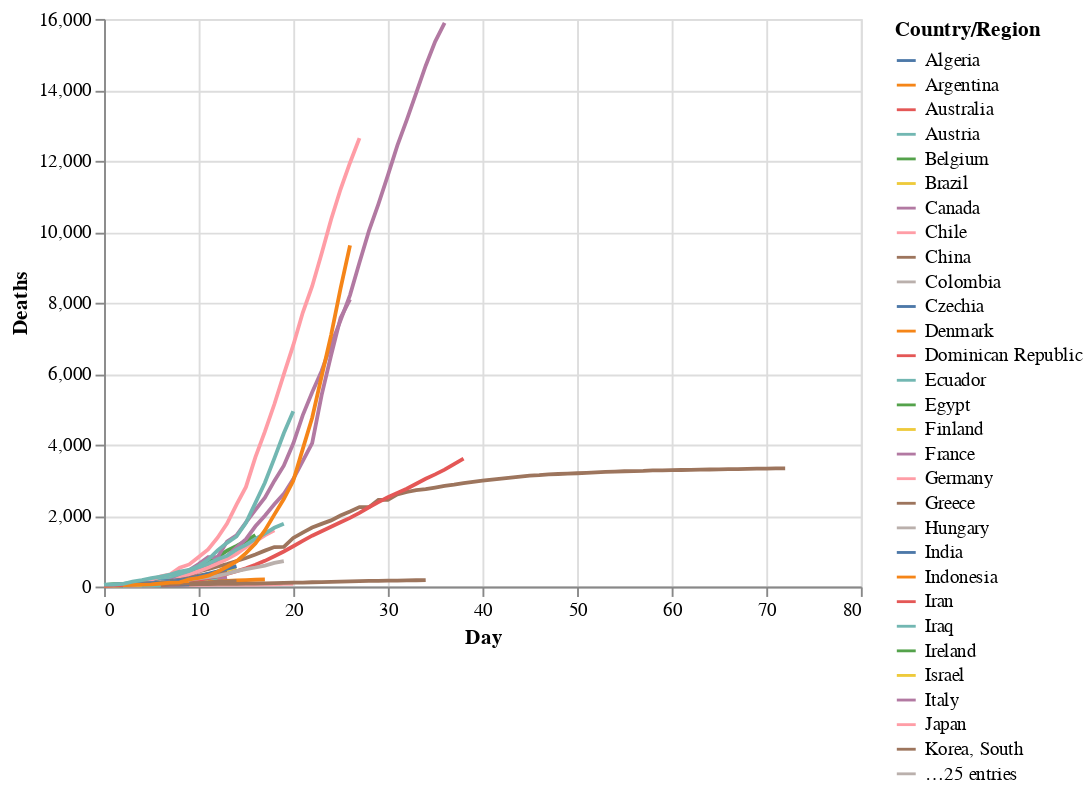

The notebook cell saved with this chart:
### Markdown cell above
We'll see the power of having long data when using Altair. Such transformation have been performed for a long time, however it wasn't until 2014 that Hadley Wickham formalized the language in his paper [Tidy data](https://www.researchgate.net/publication/215990669_Tidy_data). Note that Wickham prefers to avoid the terms long and wide because, in his words, 'they are imprecise'. I generally agree but for our purposes here of giving the flavour, they suffice.

Now having transformed our data, let's import Altair and get a sense of its API.

### Code cell
import altair as alt

# altair plot 
alt.Chart(deaths_long).mark_line().encode(
    x='Day',
    y='Deaths',
    color='Country/Region')

### Figure 1 — Vega-Lite specification as saved in the notebook (floating-point values rounded to 4 significant figures; data arrays with more than 128 entries replaced by an {"elided": "..."} marker saying what was removed)
{"config": {"view": {"continuousWidth": 400, "continuousHeight": 300}}, "data": {"name": "data-47eeaede9c37ff87f25d88e7064a9b04"}, "mark": "line", "encoding": {"color": {"type": "nominal", "field": "Country/Region"}, "x": {"type": "quantitative", "field": "Day"}, "y": {"type": "quantitative", "field": "Deaths"}}, "$schema": "https://vega.github.io/schema/vega-lite/v4.8.1.json", "datasets": {"data-47eeaede9c37ff87f25d88e7064a9b04": {"elided": "4050 records"}}}
